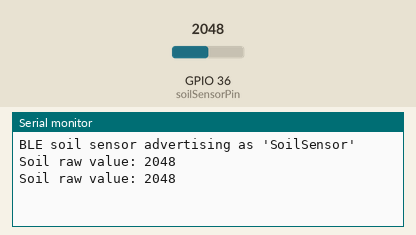
Recording of a sketch running on a simulated ESP32. On the bench: the last lines printed to the serial monitor. Inputs (shaded band) come from the test bench; at power-on: GPIO 36 (soilSensorPin) = 2048 (analog values on the 0–4095 scale). Nothing arrives over Bluetooth unless stated; a phone connects over Bluetooth LE 3 s after start.

Above: at 2.2 s.
2.3 s: GPIO 36 (soilSensorPin) set to 2866
At 3.8 s:
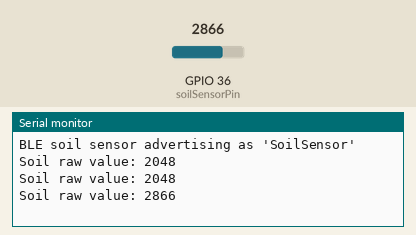
5.5 s: GPIO 36 (soilSensorPin) set to 3603
At 6.5 s:
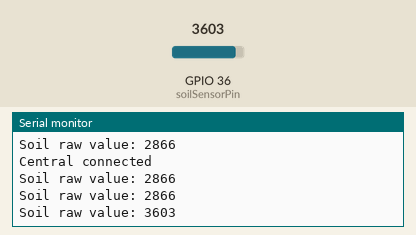
Timing chart, 0 to 8.5 s (numbered marks = the images above; inputs shaded):
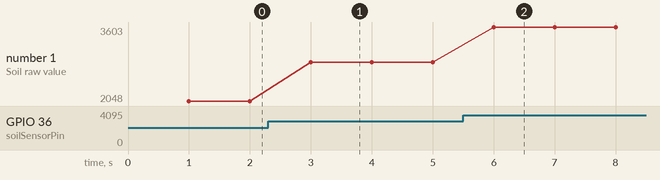

Measured:
- after the input at 2.3 s, the serial monitor: prints a new line after 0.70 s (image 1)
- after the input at 5.5 s, the serial monitor: prints a new line after 0.50 s (image 2)
- plotted number 1: 2048 → 2866 after the input at 2.3 s, 2866 → 3603 after the input at 5.5 s

The sketch:

SoilSensorBLE.ino
```cpp
#include <BLEDevice.h>
#include <BLEServer.h>
#include <BLEUtils.h>
#include <BLE2902.h>

const int soilSensorPin = A0;

#define SERVICE_UUID        "180C"
#define CHARACTERISTIC_UUID "1234"

BLECharacteristic* soilCharacteristic;
bool deviceConnected = false;

class MyServerCallbacks : public BLEServerCallbacks {
  void onConnect(BLEServer* pServer) {
    deviceConnected = true;
    Serial.println("Central connected");
  }

  void onDisconnect(BLEServer* pServer) {
    deviceConnected = false;
    Serial.println("Central disconnected");
    BLEDevice::startAdvertising();
  }
};

void setup() {
  Serial.begin(115200);
  delay(1000);

  analogReadResolution(12);
  pinMode(soilSensorPin, INPUT);

  BLEDevice::init("SoilSensor");

  BLEServer* pServer = BLEDevice::createServer();
  pServer->setCallbacks(new MyServerCallbacks());

  BLEService* pService = pServer->createService(SERVICE_UUID);

  soilCharacteristic = pService->createCharacteristic(
    CHARACTERISTIC_UUID,
    BLECharacteristic::PROPERTY_READ |
    BLECharacteristic::PROPERTY_NOTIFY
  );

  soilCharacteristic->addDescriptor(new BLE2902());

  uint16_t initialValue = 0;
  soilCharacteristic->setValue((uint8_t*)&initialValue, sizeof(initialValue));

  pService->start();

  BLEAdvertising* pAdvertising = BLEDevice::getAdvertising();
  pAdvertising->addServiceUUID(SERVICE_UUID);
  pAdvertising->setScanResponse(true);

  BLEDevice::startAdvertising();

  Serial.println("BLE soil sensor advertising as 'SoilSensor'");
}

void loop() {
  int raw = analogRead(soilSensorPin);

  uint16_t soilValue = (uint16_t)raw;

  soilCharacteristic->setValue((uint8_t*)&soilValue, sizeof(soilValue));

  if (deviceConnected) {
    soilCharacteristic->notify();
  }

  Serial.print("Soil raw value: ");
  Serial.println(soilValue);

  delay(1000);
}
```
